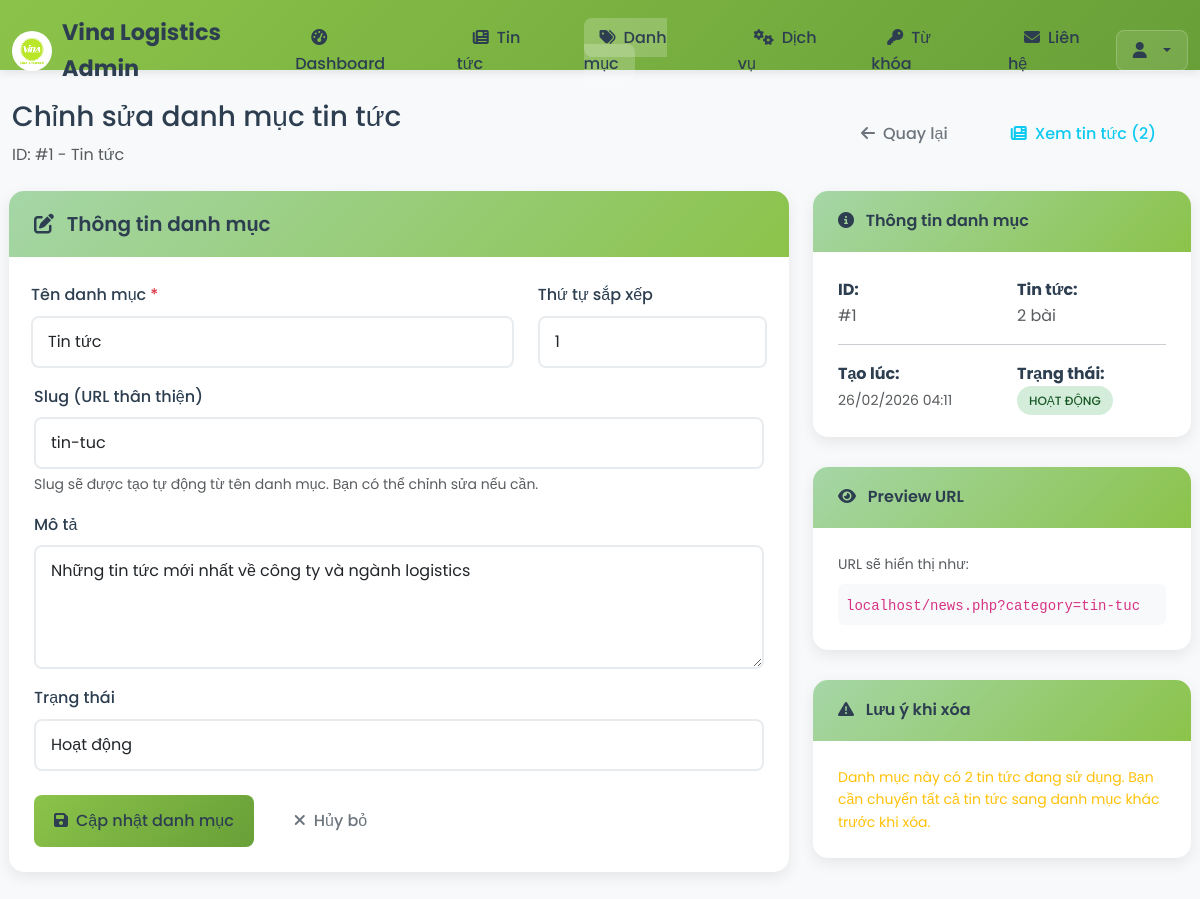
The page /admin/categories-edit.php?id=1 (signed in) on the database its author committed.
### tables this page shows
CREATE TABLE news_categories (
  id int(11) NOT NULL AUTO_INCREMENT,
  name varchar(100) NOT NULL,
  slug varchar(100) NOT NULL UNIQUE,
  description text DEFAULT NULL,
  sort_order int(11) DEFAULT 0,
  status enum('active','inactive') DEFAULT 'active',
  created_at timestamp NOT NULL DEFAULT CURRENT_TIMESTAMP,
  PRIMARY KEY (id),
  INDEX idx_slug (slug),
  INDEX idx_status (status),
  INDEX idx_sort (sort_order)
);

### admin/categories-edit.php (the view, shortened to what this page needs)
<?php
require_once 'config.php';
$id = (int)($_GET['id'] ?? 0);
$stmt = $pdo->prepare("SELECT * FROM news_categories WHERE id = ?");
$stmt->execute([$id]);
$category = $stmt->fetch(PDO::FETCH_ASSOC);
$stmt = $pdo->prepare("SELECT COUNT(*) FROM news WHERE category_id = ?");
$stmt->execute([$id]);
$newsCount = $stmt->fetchColumn();
include 'includes/header.php';
?>
<div class="row mb-4">
    <div class="col-12">
        <div class="d-flex justify-content-between align-items-center">
            <div>
                <h1 class="h3 mb-2">Chỉnh sửa danh mục tin tức</h1>
                <p class="text-muted mb-0">ID: #<?php echo $category['id']; ?> - <?php echo htmlspecialchars($category['name']); ?></p>
            </div>
            <div class="btn-group">
                <a href="categories.php" class="btn btn-outline-secondary">
                    <i class="fas fa-arrow-left me-2"></i>Quay lại
                </a>
                <?php if ($newsCount > 0): ?>
                    <a href="news.php?category=<?php echo $id; ?>" class="btn btn-outline-info">
                        <i class="fas fa-newspaper me-2"></i>Xem tin tức (<?php echo $newsCount; ?>)
                    </a>
                <?php endif; ?>
            </div>
        </div>
    </div>
</div>
<div class="row">
    <div class="col-xl-8">
        <div class="admin-card">
            <div class="card-header">
                <h5 class="mb-0">
                    <i class="fas fa-edit me-2"></i>
                    Thông tin danh mục
                </h5>
            </div>
            <div class="card-body">
                <form method="POST" class="form-admin">
                    <div class="row">
                        <div class="col-md-8 mb-3">
                            <label for="name" class="form-label">Tên danh mục <span class="text-danger">*</span></label>
                            <input type="text" class="form-control" id="name" name="name"
                                   value="<?php echo htmlspecialchars($_POST['name'] ?? ''); ?>"
                                   placeholder="Nhập tên danh mục..."
                                   onkeyup="generateSlug(this, document.getElementById('slug'))" required>
                        </div>
                        <div class="col-md-4 mb-3">
                            <label for="sort_order" class="form-label">Thứ tự sắp xếp</label>
                            <input type="number" class="form-control" id="sort_order" name="sort_order"
                                   value="<?php echo htmlspecialchars($_POST['sort_order'] ?? ''); ?>"
                                   min="0" max="999">
                        </div>
                    </div>
                    <div class="mb-3">
                        <label for="slug" class="form-label">Slug (URL thân thiện)</label>
                        <input type="text" class="form-control" id="slug" name="slug"
                               value="<?php echo htmlspecialchars($_POST['slug'] ?? ''); ?>"
                               placeholder="tu-dong-tao-tu-ten-danh-muc">
                        <div class="form-text">
                            Slug sẽ được tạo tự động từ tên danh mục. Bạn có thể chỉnh sửa nếu cần.
                        </div>
                    </div>
                    <div class="mb-3">
                        <label for="description" class="form-label">Mô tả</label>
                        <textarea class="form-control" id="description" name="description" rows="4"
                                  placeholder="Nhập mô tả cho danh mục..."><?php echo htmlspecialchars($_POST['description'] ?? ''); ?></textarea>
                    </div>
                    <div class="mb-4">
                        <label for="status" class="form-label">Trạng thái</label>
                        <select class="form-control" id="status" name="status">
                            <option value="active" <?php echo ($_POST['status'] ?? '') === 'active' ? 'selected' : ''; ?>>
                                Hoạt động
                            </option>
                        </select>
                    </div>
                    <div class="d-flex gap-2">
                        <button type="submit" class="btn btn-admin-primary">
                            <i class="fas fa-save me-2"></i>Cập nhật danh mục
                        </button>
                        <a href="categories.php" class="btn btn-outline-secondary">
                            <i class="fas fa-times me-2"></i>Hủy bỏ
                        </a>
                    </div>
                </form>
            </div>
        </div>
    </div>
    <div class="col-xl-4">
        <div class="admin-card">
            <div class="card-header">
                <h6 class="mb-0">
                    <i class="fas fa-info-circle me-2"></i>
                    Thông tin danh mục
                </h6>
            </div>
            <div class="card-body">
                <div class="row">
                    <div class="col-6">
                        <strong>ID:</strong><br>
                        <span class="text-muted">#<?php echo $category['id']; ?></span>
                    </div>
                    <div class="col-6">
                        <strong>Tin tức:</strong><br>
                        <span class="text-muted"><?php echo number_format($newsCount); ?> bài</span>
                    </div>
                </div>
                <hr>
                <div class="row">
                    <div class="col-6">
                        <strong>Tạo lúc:</strong><br>
                        <span class="text-muted small"><?php echo date('d/m/Y H:i', strtotime($category['created_at'])); ?></span>
                    </div>
                    <div class="col-6">
                        <strong>Trạng thái:</strong><br>
                        <span class="status-badge status-<?php echo $category['status']; ?>">
                            <?php echo $category['status'] === 'active' ? 'Hoạt động' : 'Ngưng'; ?>
                        </span>
                    </div>
                </div>
            </div>
        </div>
        <div class="admin-card">
            <div class="card-header">
                <h6 class="mb-0">
                    <i class="fas fa-eye me-2"></i>
                    Preview URL
                </h6>
            </div>
            <div class="card-body">
                <p class="small text-muted mb-2">URL sẽ hiển thị như:</p>
                <div class="bg-light p-2 rounded">
                    <code id="preview-url">
                        <?php echo $_SERVER['HTTP_HOST']; ?>/news.php?category=<span id="slug-preview"><?php echo htmlspecialchars($category['slug']); ?></span>
                    </code>
                </div>
            </div>
        </div>
        <?php if ($newsCount > 0): ?>
        <div class="admin-card">
            <div class="card-header">
                <h6 class="mb-0">
                    <i class="fas fa-exclamation-triangle me-2"></i>
                    Lưu ý khi xóa
                </h6>
            </div>
            <div class="card-body">
                <p class="small text-warning mb-0">
                    Danh mục này có <?php echo $newsCount; ?> tin tức đang sử dụng.
                    Bạn cần chuyển tất cả tin tức sang danh mục khác trước khi xóa.
                </p>
            </div>
        </div>
        <?php endif; ?>
    </div>
</div>
<?php include 'includes/footer.php'; ?>

### assets/css/style.css (style rules this page uses)
:root { --primary-color: #8bc34a; --primary-dark: #689f38; --primary-light: #a5d6a7; --secondary-color: #2c3e50; --text-dark: #2c3e50; --text-light: #666666; --text-white: #ffffff; --bg-light: #f8f9fa; --bg-white: #ffffff; --border-color: #e9ecef; --shadow: 0 0 20px rgba(139, 195, 74, 0.15); --shadow-hover: 0 5px 30px rgba(139, 195, 74, 0.25); }
* { margin: 0; padding: 0; box-sizing: border-box; }
body { font-family: 'Poppins', sans-serif; font-size: 16px; line-height: 1.6; color: var(--text-dark); background-color: var(--bg-white); }
a { color: var(--primary-color); text-decoration: none; transition: all 0.3s ease; }
h1, h2, h3, h4, h5, h6 { font-weight: 600; line-height: 1.3; margin-bottom: 15px; }
h1 { font-size: 2.5rem; }
h5 { font-size: 1.25rem; }
h6 { font-size: 1rem; }
p { margin-bottom: 15px; color: var(--text-light); }
.btn { display: inline-block; padding: 12px 30px; border-radius: 50px; font-weight: 500; text-align: center; text-decoration: none; transition: all 0.3s ease; border: 2px solid transparent; cursor: pointer; }
.form-control { width: 100%; padding: 15px; border: 2px solid var(--border-color); border-radius: 10px; font-size: 1rem; transition: all 0.3s ease; background: var(--bg-white); }
textarea.form-control { resize: vertical; min-height: 120px; }
.row { display: flex; flex-wrap: wrap; margin: 0 -15px; }
.col-12 { flex: 0 0 100%; max-width: 100%; }
.col-6 { flex: 0 0 50%; max-width: 50%; }
.col-12, .col-6, .col-4, .col-3 { padding: 0 15px; }
.mb-4 { margin-bottom: 2rem; }

### admin/includes/header.php (style rules this page uses)
:root { --primary-color: #8bc34a; --primary-dark: #689f38; --primary-light: #a5d6a7; --secondary-color: #2c3e50; --text-dark: #2c3e50; --text-light: #666666; --bg-light: #f8f9fa; --bg-white: #ffffff; --border-color: #e9ecef; --admin-sidebar: #2c3e50; --admin-sidebar-active: #34495e; }
body { background-color: var(--bg-light); font-family: 'Poppins', sans-serif; }
.admin-card { background: white; border-radius: 15px; box-shadow: 0 5px 15px rgba(0,0,0,0.08); border: none; margin-bottom: 30px; }
.admin-card .card-header { background: linear-gradient(135deg, var(--primary-light) 0%, var(--primary-color) 100%); border: none; border-radius: 15px 15px 0 0 !important; padding: 20px 25px; color: var(--text-dark); font-weight: 600; }
.admin-card .card-body { padding: 25px; }
.btn-admin-primary { background: linear-gradient(135deg, var(--primary-color) 0%, var(--primary-dark) 100%); border: none; color: var(--text-dark); font-weight: 500; padding: 10px 20px; border-radius: 8px; transition: all 0.3s ease; }
.status-badge { padding: 6px 12px; border-radius: 20px; font-size: 12px; font-weight: 500; text-transform: uppercase; }
.status-active { background: #d4edda; color: #155724; }
.form-admin .form-control { border-radius: 8px; border: 2px solid #e9ecef; padding: 12px 15px; transition: all 0.3s ease; }
.form-admin .form-label { font-weight: 500; color: var(--text-dark); margin-bottom: 8px; }

### rows shown on the page
news_categories: id "1", name "Tin tức", created_at "26/02/2026 04:11", slug "tin-tuc"

### other values the page prints
$newsCount "2"
$_SERVER['HTTP_HOST'] "localhost"
